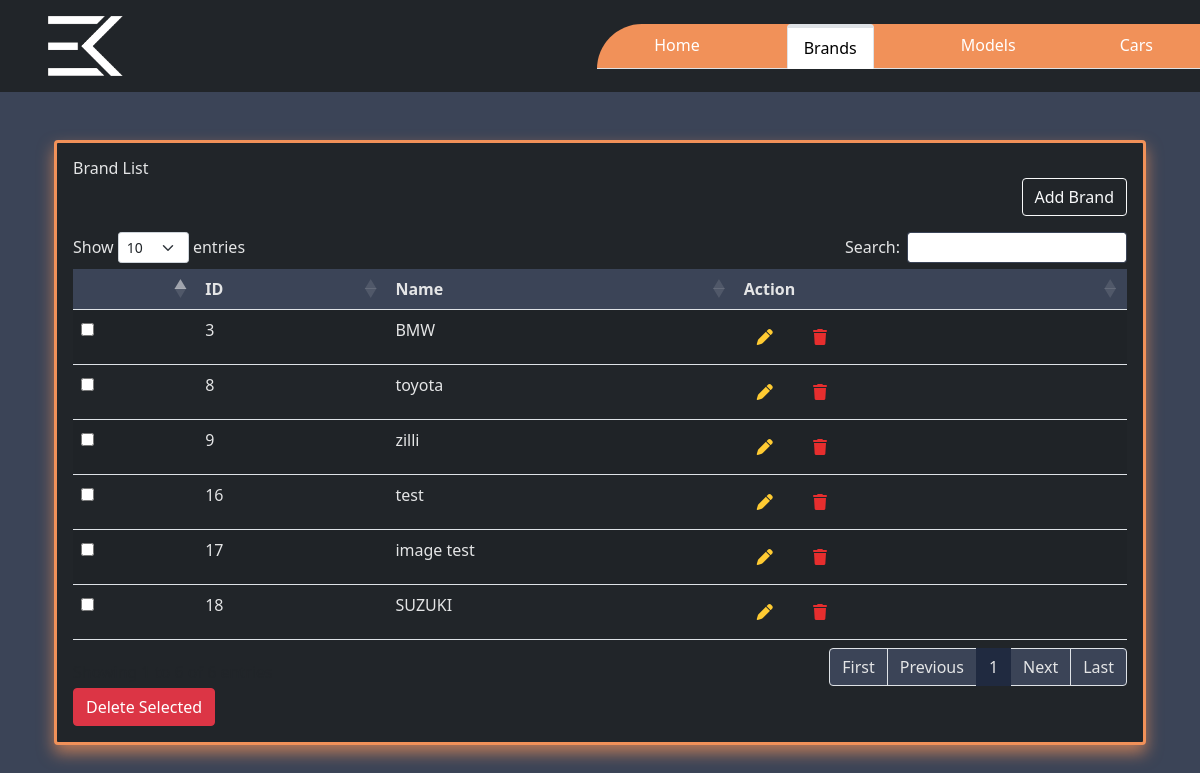
Page /home/brand-list/ (signed in) on the committed database.
### car_dealership/models.py (models this page shows, shortened)
class CarBrand(models.Model):
    name = models.CharField(max_length=50)

### car_dealership/views.py (the view)
# urls.py: path("brand-list/", views.brand_list, name="brand_list"),
@admin_required
def brand_list(request):
    car_brands = CarBrand.objects.all()
    context = {
        'car_brands': car_brands
    }
    return render(request, 'admin/brand_list.html', context)

### templates/admin/brand_list.html (shortened to what this page needs)
<!DOCTYPE html>
{% extends "admin/admin_dashboard.html" %}
{% load static %}
{% block content %}
<body>
    <br></br>
    <div class="card radius-10 w-100 bg-dark border-orange border-3">
        <div class="card-body">
            <div class="d-flex align-items-center">
                <h6 class="mb-0 textColor">Brand List</h6>
            </div>
        <div class="row mb-3">
            <div class="col-md-12 d-flex justify-content-end">
                <button type="button" class="btn btn-outline-light" onclick="location.href='/home/add-car-brand'">Add Brand</button>
            </div>
        </div>
        <form method="post" action="{% url 'delete_selected_brands' %}">
            {% csrf_token %}
            <table id="example" class="table table-striped" style="width:100%">
                <thead>
                    <tr class="bg-transdark">
                        <th class="textColor"></th>
                        <th class="textColor">ID</th>
                        <th class="textColor">Name</th>
                        <th class="textColor">Action</th>
                    </tr>
                </thead>
                <tbody>
                    {% for brand in car_brands %}
                    <tr class="{% cycle 'odd' 'even' %}">
                        <td>
                            <input type="checkbox" name="selected_brands[]" value="{{ brand.id }}">
                        </td>
                        <td class="textColor">{{ brand.id }}</td>
                        <td class="textColor">{{ brand.name }}</td>
                        <td>
                            <a href="{% url 'edit_brand' brand.id %}" class="btn btn-link">
                                <i class="fa-solid fa-pen" style="color: #ffcb32; margin-right:10px;"></i>
                            </a>
                            <form method="post" id="deleteForm{{ brand.id }}-brand" action="{% url 'delete_brand' brand.id %}" style="display: inline;">
                                <button type="button" class="btn btn-link delete-button" data-bs-toggle="modal" data-bs-target="#delete" data-entity-id="{{ brand.id }}" data-entity-type="brand">
                                    <i class="fa-solid fa-trash" style="color: #e72e2e;"></i>
                                </button>
                            </form>
                        </td>
                    </tr>
                    {% endfor %}
                </tbody>
            </table>
            <button type="button" class="btn btn-danger delete-selected">Delete Selected</button>
        </form>
    </div>
    </div>
</body>
{% endblock %}

### mysite/static/overall.css (style rules this page uses)
.bg-dark { background-color: #202a40 !important; }
.bg-transdark { background-color: #3b4457 !important; }
.textColor { color: #e4e5e6 !important; }
.card { border: none !important; box-shadow: 0 0.5rem 1rem rgb(240 144 89 / 70%) !important; }
.border-orange { border: 1px solid #f19159!important; border-color: #f19159!important; }
body { background-color: #3b4457 !important; }

### rows in the picture
CarBrand: id "3", name "BMW"
CarBrand: id "8", name "toyota"
CarBrand: id "9", name "zilli"
CarBrand: id "16", name "test"
CarBrand: id "17", name "image test"
CarBrand: id "18", name "SUZUKI"
